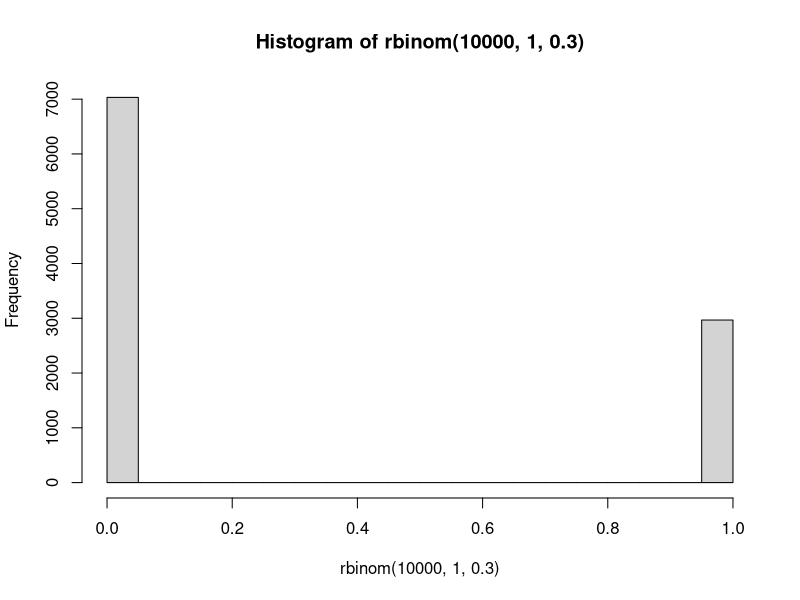
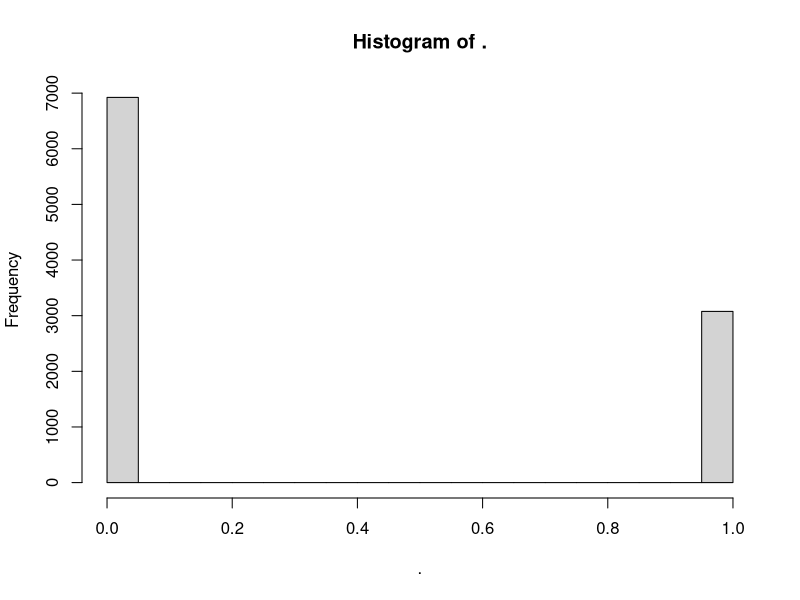
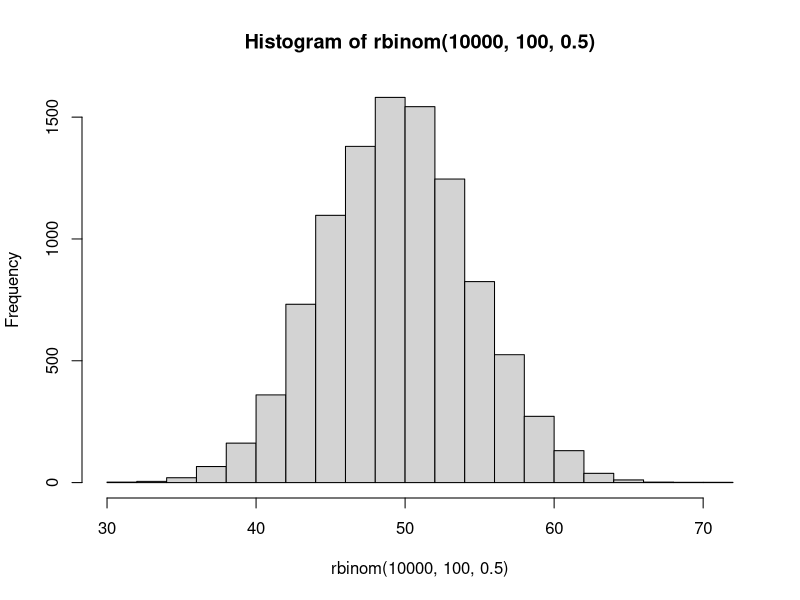
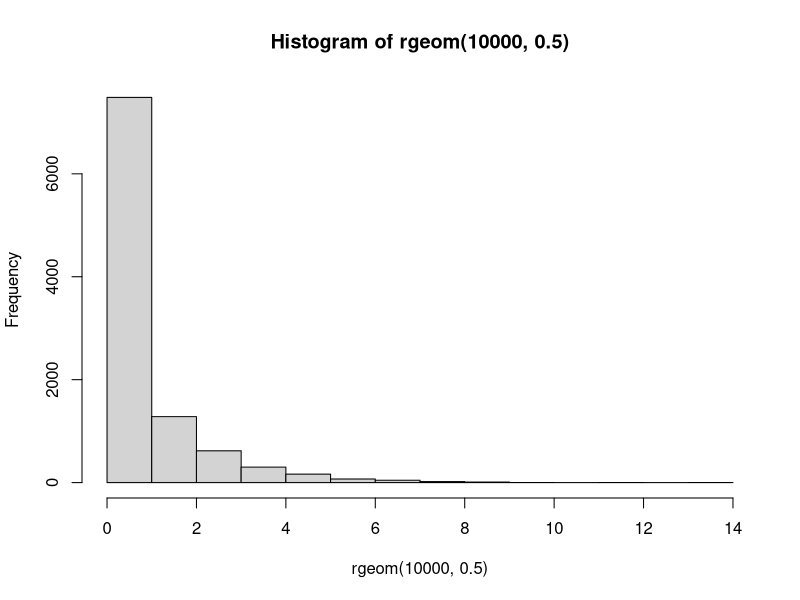
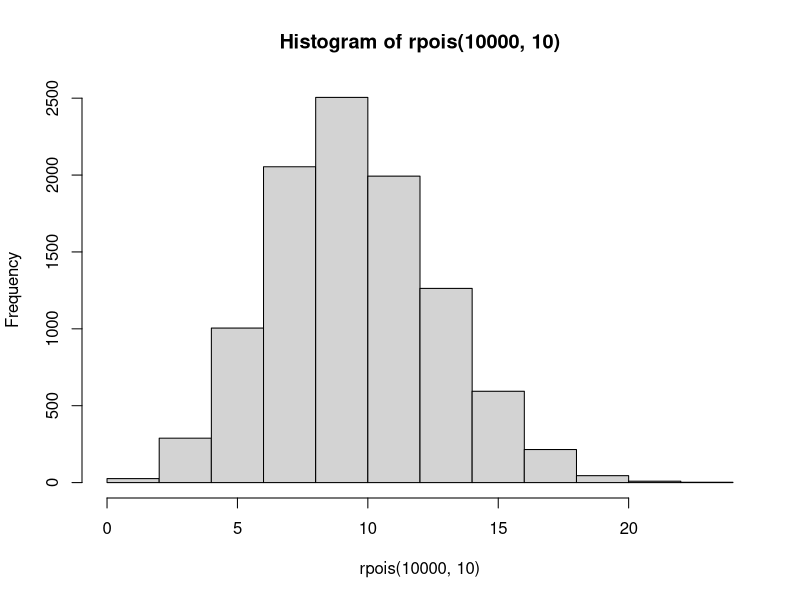
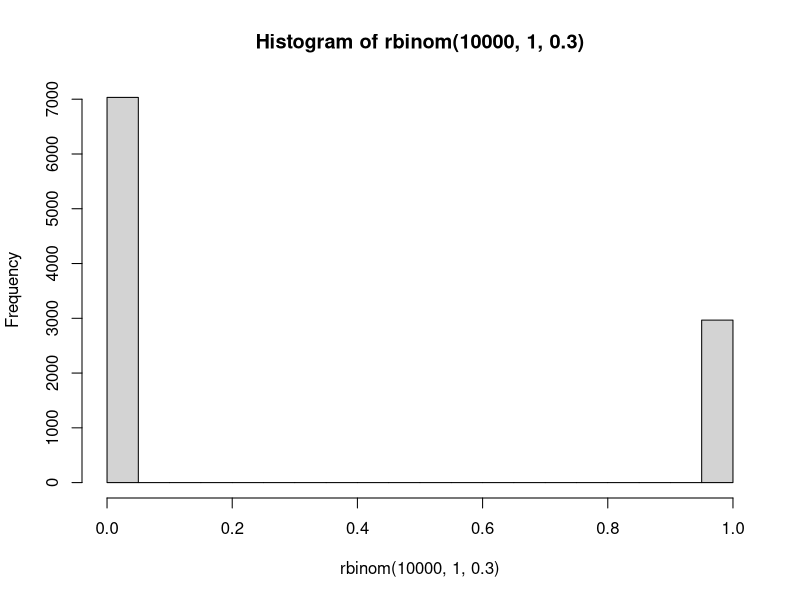
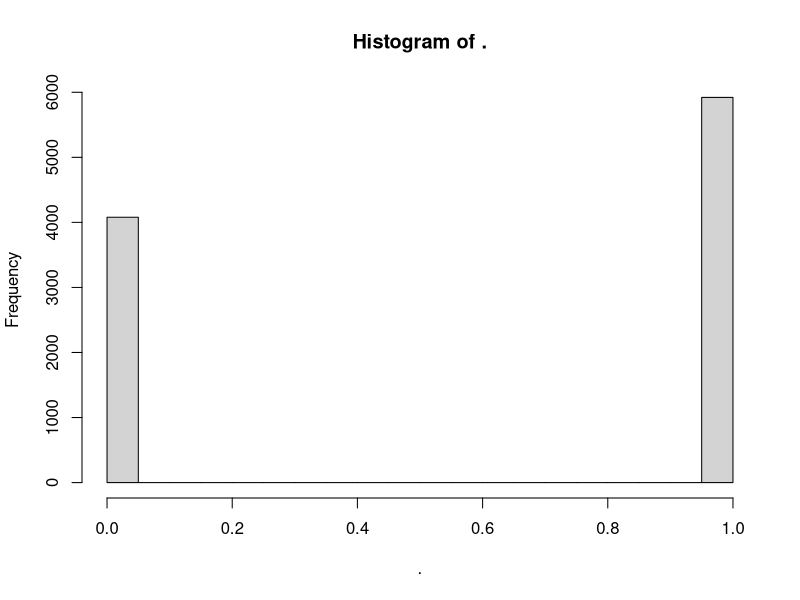
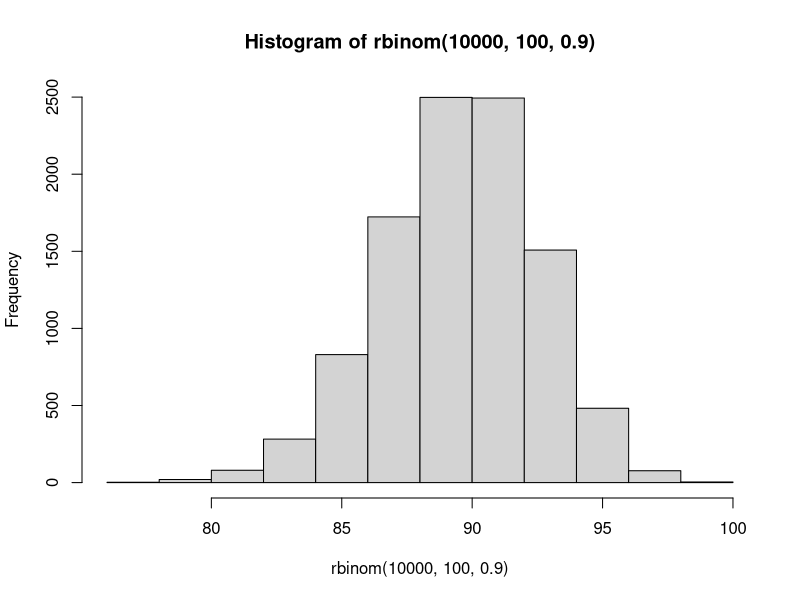

Recreate these plots in R, in order.
## ---- chunk 1
?rbinom
?rgeom
?rpois
## ---- chunk 2
# generate a single Bernoulli random variable:
rbinom(1,1,.3)

# generate a single Binomial random variable:
rbinom(1,10,.5)

# generate a single Geometric random variable:
rgeom(1,0.5)

# generate a single Poisson random variable:
rpois(1,0.5)
## ---- chunk 3
# generate 10 Bernoulli random variables:
rbinom(10,1,.3)

# generate 10 Binomial random variables:
rbinom(10,100,0.5)
# generate 10 Geometric random variables:
rgeom(10,0.9)
# generate 10 Poisson random variables:
rpois(10,5)
## ---- chunk 4
# Bernoulli:
hist(rbinom(10000,1,.3))
# or 
library(magrittr)
rbinom(10000,1,.3) %>% hist

# Binomial:
hist(rbinom(10000,100,.5))
# Geometric:
hist(rgeom(10000,0.5))
# Poisson:
hist(rpois(10000,10))

## ---- chunk 5
# Bernoulli:
hist(rbinom(10000,1,.3))
# or 
library(magrittr)
rbinom(10000,1,.6) %>% hist

# Binomial:
hist(rbinom(10000,100,0.9))
# Geometric:
hist(rgeom(10000,0.6))
# Poisson:
hist(rpois(10000,100))


## ---- chunk 6
# Bernoulli:
rbinom(10000,1, .3) %>% mean
rbinom(10000,1, .6) %>% mean

# Binomial
rbinom(10000,100, .3) %>% mean
rbinom(10000,100, .6) %>% mean
# Geometric
rgeom(10000,0.1) %>% mean
rgeom(10000,0.3) %>% mean
rgeom(10000,0.5) %>% mean
rgeom(10000,0.6) %>% mean
rgeom(10000,0.9) %>% mean
# Poisson
rpois(10000,1) %>%  mean
rpois(10000,3) %>%  mean
rpois(10000,5) %>%  mean
rpois(10000,50) %>%  mean
## ---- chunk 7
# Bernoulli:
pseq = seq(0,1,len = 100)
#set the probabilities by sequence, p=0,0.01,0.02...0.85,0.86...1
BernoulliData = matrix(NA, nrow= 10000, ncol = 100)
#create a dataset with 10000 row, 100 col
for(i in 1:100){
  BernoulliData[,i] = rbinom(10000,1, pseq[i])
}
#use for loop to calulate the value, and put every value into the data set 
plot(pseq, apply(BernoulliData,2,mean))
plot(pseq, apply(BernoulliData,2,sd))

#plot the mean and sd of the whole column. 


## ---- chunk 8
# Binomial:
pseq = seq(0,1,len = 101)
BinomialData = matrix(NA, nrow= 10000, ncol = 101)
for(i in 1:101){
  BinomialData[,i] = rbinom(10000,1000, pseq[i])
}

plot(pseq, apply(BinomialData,2,mean))
plot(pseq, apply(BinomialData,2,sd))

#in the binomial function, as parameter n increases, both mean and sd becomes more "linelike" than the "scatter dots plot with pattern". it looks very similar as the parameter size change. 
## ---- chunk 9
# Geometric:
pseq = seq(0,1,len = 101)
GeometricData = matrix(NA, nrow= 10000, ncol = 101)
for(i in 1:101){
  GeometricData[,i] = rgeom(10000,pseq[i])
}

plot(pseq, apply(GeometricData,2,mean))
plot(pseq, apply(GeometricData,2,sd))

#it looks very similar as the parameter n change, as n goes bigger, the line of mena and sd becomes a smooth curve.
## ---- chunk 10
# Poisson:
pseq_p = seq(0,100,len = 101)
PoissonData = matrix(NA, nrow= 10000, ncol = 101)
for(i in 1:101){
  PoissonData[,i] = rpois(100,pseq_p[i])
}

plot(pseq_p, apply(PoissonData,2,mean))
plot(pseq_p, apply(PoissonData,2,sd))



pseq_p = seq(0,100,len = 101)
PoissonData = matrix(NA, nrow= 10000, ncol = 101)
for(i in 1:101){
  PoissonData[,i] = rpois(10000,pseq_p[i])
}

plot(pseq_p, apply(PoissonData,2,mean))
plot(pseq_p, apply(PoissonData,2,sd))


pseq_p = seq(0,1000,len = 1001)
PoissonData = matrix(NA, nrow= 10000, ncol = 1001)
for(i in 1:1001){
  PoissonData[,i] = rpois(10000,pseq_p[i])
}

plot(pseq_p, apply(PoissonData,2,mean))
plot(pseq_p, apply(PoissonData,2,sd))

#in the Poisson function, as parameter n increases, both mean and sd becomes more "linelike" than the "scatter dots plot with pattern". As lambda increase, it almost have a solid line. 
